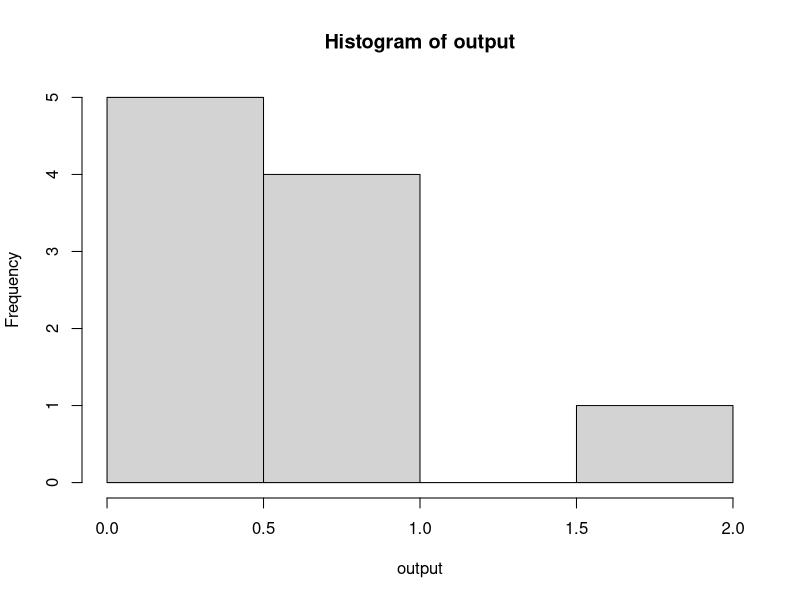
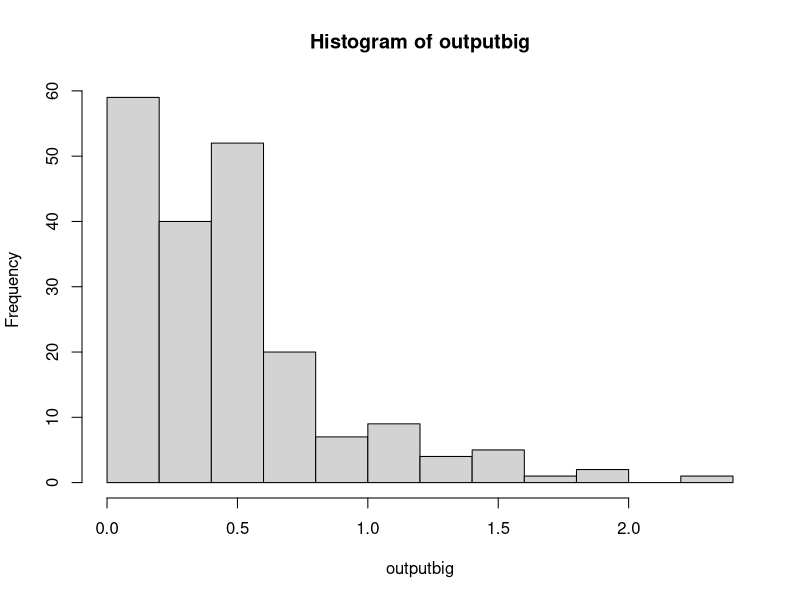
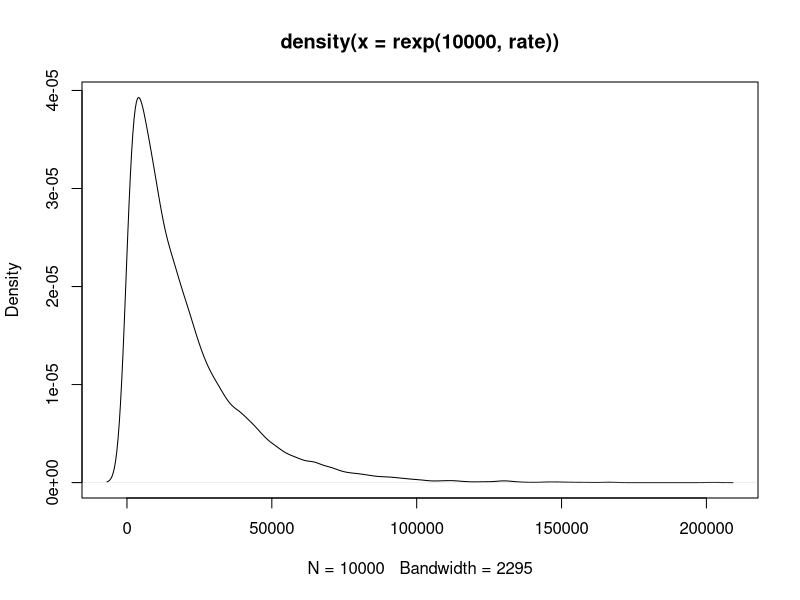

Generate these figures, in order, with R:
#M200A COALESCENCE EXERCISES,Dr. Kirk Lohmueller, Fall 2015
#Hayley Stansell
#
#
getwd()
setwd("C:\\Users\\Hayley\\eeb201hayleystansell")
getwd()
#
#
?rexp
#
output<-rexp(10,2)
#[1] 0.21809588 1.70468865 1.24958590 0.03783002 0.65334166 0.31265010 0.25168173 0.32412173 0.05198139 0.64820064
output
hist(output)
#This shows that most outputs are clustering just below 0.5
outputbig<-rexp(200,2)
outputbig
mean(outputbig)
#[1] 0.4781231
hist(outputbig)
#
#
#############################################################################################Exercise FIVE###############
#
#From previous work, it seems that the rate of coalescence should be 1/2N , where 2N is number of chromosomes
#
#
#############################################################################################EXERCISE SIX###############
#
#
rate<-1/20000
mean(rexp(10000, rate))
#[1] 19712.04
##########################a) what is the average time to most recent common ancestor in your simulation?
#19712.04
##########################b) what is the theoretical expectation?
#20,000
##########################c) how do the values compare?
# They are very close to one another. 
##########################d) make a density plot of simulated coalescent times
??densityplot
?density
?plot
density(rexp(10000,rate))
plot(density(rexp(10000,rate)))
#Success!!
